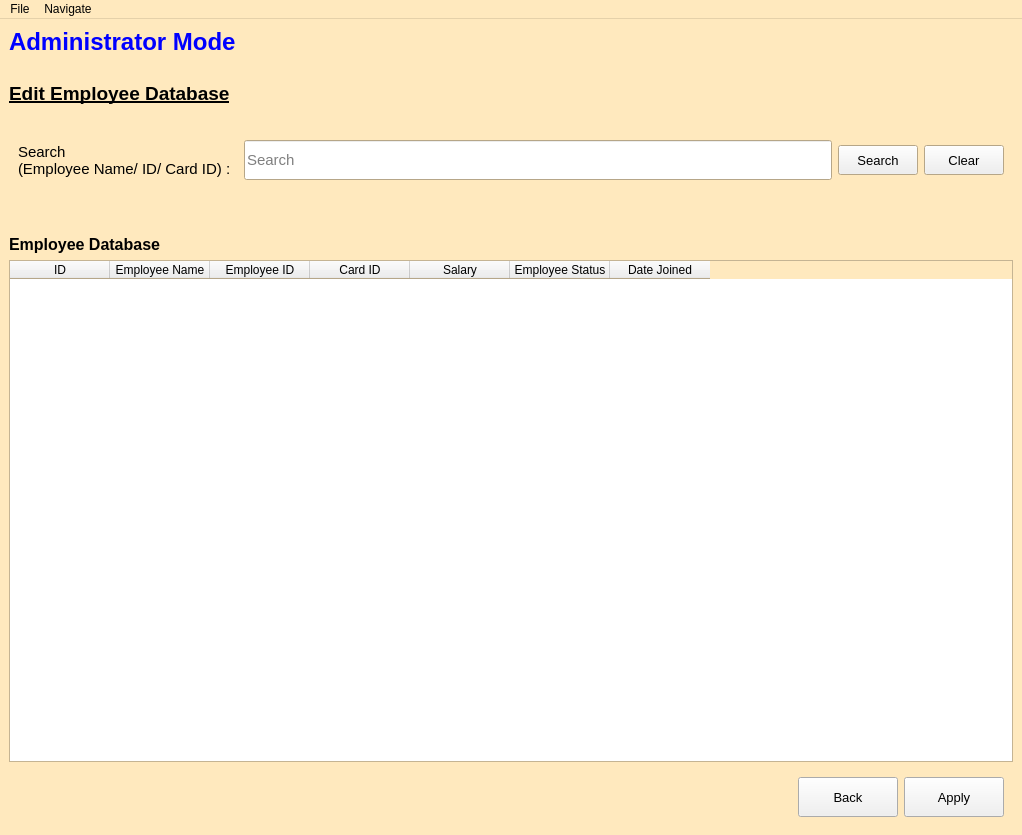
<?xml version="1.0" encoding="UTF-8"?>
<ui version="4.0">
 <class>Admin_Mode_3</class>
 <widget class="QMainWindow" name="Admin_Mode_3">
  <property name="geometry">
   <rect>
    <x>0</x>
    <y>0</y>
    <width>1022</width>
    <height>835</height>
   </rect>
  </property>
  <property name="palette">
   <palette>
    <active>
     <colorrole role="Base">
      <brush brushstyle="SolidPattern">
       <color alpha="255">
        <red>255</red>
        <green>255</green>
        <blue>255</blue>
       </color>
      </brush>
     </colorrole>
     <colorrole role="Window">
      <brush brushstyle="SolidPattern">
       <color alpha="255">
        <red>255</red>
        <green>233</green>
        <blue>190</blue>
       </color>
      </brush>
     </colorrole>
    </active>
    <inactive>
     <colorrole role="Base">
      <brush brushstyle="SolidPattern">
       <color alpha="255">
        <red>255</red>
        <green>255</green>
        <blue>255</blue>
       </color>
      </brush>
     </colorrole>
     <colorrole role="Window">
      <brush brushstyle="SolidPattern">
       <color alpha="255">
        <red>255</red>
        <green>233</green>
        <blue>190</blue>
       </color>
      </brush>
     </colorrole>
    </inactive>
    <disabled>
     <colorrole role="Base">
      <brush brushstyle="SolidPattern">
       <color alpha="255">
        <red>255</red>
        <green>233</green>
        <blue>190</blue>
       </color>
      </brush>
     </colorrole>
     <colorrole role="Window">
      <brush brushstyle="SolidPattern">
       <color alpha="255">
        <red>255</red>
        <green>233</green>
        <blue>190</blue>
       </color>
      </brush>
     </colorrole>
    </disabled>
   </palette>
  </property>
  <property name="windowTitle">
   <string>Attendance Recorder System - Admin Mode (Edit Employee DB)</string>
  </property>
  <widget class="QWidget" name="centralwidget">
   <layout class="QVBoxLayout" name="verticalLayout">
    <item>
     <widget class="QLabel" name="label_title">
      <property name="palette">
       <palette>
        <active>
         <colorrole role="WindowText">
          <brush brushstyle="SolidPattern">
           <color alpha="255">
            <red>0</red>
            <green>0</green>
            <blue>255</blue>
           </color>
          </brush>
         </colorrole>
         <colorrole role="Base">
          <brush brushstyle="SolidPattern">
           <color alpha="255">
            <red>255</red>
            <green>255</green>
            <blue>255</blue>
           </color>
          </brush>
         </colorrole>
         <colorrole role="Window">
          <brush brushstyle="SolidPattern">
           <color alpha="255">
            <red>255</red>
            <green>233</green>
            <blue>190</blue>
           </color>
          </brush>
         </colorrole>
        </active>
        <inactive>
         <colorrole role="WindowText">
          <brush brushstyle="SolidPattern">
           <color alpha="255">
            <red>0</red>
            <green>0</green>
            <blue>255</blue>
           </color>
          </brush>
         </colorrole>
         <colorrole role="Base">
          <brush brushstyle="SolidPattern">
           <color alpha="255">
            <red>255</red>
            <green>255</green>
            <blue>255</blue>
           </color>
          </brush>
         </colorrole>
         <colorrole role="Window">
          <brush brushstyle="SolidPattern">
           <color alpha="255">
            <red>255</red>
            <green>233</green>
            <blue>190</blue>
           </color>
          </brush>
         </colorrole>
        </inactive>
        <disabled>
         <colorrole role="WindowText">
          <brush brushstyle="SolidPattern">
           <color alpha="255">
            <red>120</red>
            <green>120</green>
            <blue>120</blue>
           </color>
          </brush>
         </colorrole>
         <colorrole role="Base">
          <brush brushstyle="SolidPattern">
           <color alpha="255">
            <red>255</red>
            <green>233</green>
            <blue>190</blue>
           </color>
          </brush>
         </colorrole>
         <colorrole role="Window">
          <brush brushstyle="SolidPattern">
           <color alpha="255">
            <red>255</red>
            <green>233</green>
            <blue>190</blue>
           </color>
          </brush>
         </colorrole>
        </disabled>
       </palette>
      </property>
      <property name="font">
       <font>
        <pointsize>18</pointsize>
        <weight>75</weight>
        <bold>true</bold>
       </font>
      </property>
      <property name="text">
       <string>Administrator Mode</string>
      </property>
     </widget>
    </item>
    <item>
     <spacer name="verticalSpacer_3">
      <property name="orientation">
       <enum>Qt::Vertical</enum>
      </property>
      <property name="sizeType">
       <enum>QSizePolicy::Minimum</enum>
      </property>
      <property name="sizeHint" stdset="0">
       <size>
        <width>10</width>
        <height>20</height>
       </size>
      </property>
     </spacer>
    </item>
    <item>
     <widget class="QLabel" name="label_instruction">
      <property name="font">
       <font>
        <family>Arial</family>
        <pointsize>14</pointsize>
        <weight>75</weight>
        <bold>true</bold>
        <underline>true</underline>
       </font>
      </property>
      <property name="text">
       <string>Edit Employee Database</string>
      </property>
     </widget>
    </item>
    <item>
     <spacer name="verticalSpacer">
      <property name="orientation">
       <enum>Qt::Vertical</enum>
      </property>
      <property name="sizeType">
       <enum>QSizePolicy::Minimum</enum>
      </property>
      <property name="sizeHint" stdset="0">
       <size>
        <width>20</width>
        <height>20</height>
       </size>
      </property>
     </spacer>
    </item>
    <item>
     <widget class="QFrame" name="frame">
      <property name="frameShape">
       <enum>QFrame::NoFrame</enum>
      </property>
      <property name="frameShadow">
       <enum>QFrame::Raised</enum>
      </property>
      <layout class="QHBoxLayout" name="horizontalLayout">
       <item>
        <widget class="QLabel" name="label">
         <property name="minimumSize">
          <size>
           <width>220</width>
           <height>0</height>
          </size>
         </property>
         <property name="font">
          <font>
           <pointsize>11</pointsize>
          </font>
         </property>
         <property name="text">
          <string>Search
(Employee Name/ ID/ Card ID) :</string>
         </property>
        </widget>
       </item>
       <item>
        <widget class="QLineEdit" name="search_bar">
         <property name="minimumSize">
          <size>
           <width>0</width>
           <height>40</height>
          </size>
         </property>
         <property name="font">
          <font>
           <pointsize>11</pointsize>
          </font>
         </property>
         <property name="placeholderText">
          <string>Search</string>
         </property>
        </widget>
       </item>
       <item>
        <widget class="QPushButton" name="pushButton_search">
         <property name="minimumSize">
          <size>
           <width>0</width>
           <height>30</height>
          </size>
         </property>
         <property name="font">
          <font>
           <pointsize>10</pointsize>
          </font>
         </property>
         <property name="text">
          <string>Search</string>
         </property>
        </widget>
       </item>
       <item>
        <widget class="QPushButton" name="pushButton_clear">
         <property name="minimumSize">
          <size>
           <width>0</width>
           <height>30</height>
          </size>
         </property>
         <property name="font">
          <font>
           <pointsize>10</pointsize>
          </font>
         </property>
         <property name="text">
          <string>Clear</string>
         </property>
        </widget>
       </item>
      </layout>
     </widget>
    </item>
    <item>
     <spacer name="verticalSpacer_2">
      <property name="orientation">
       <enum>Qt::Vertical</enum>
      </property>
      <property name="sizeType">
       <enum>QSizePolicy::Minimum</enum>
      </property>
      <property name="sizeHint" stdset="0">
       <size>
        <width>20</width>
        <height>40</height>
       </size>
      </property>
     </spacer>
    </item>
    <item>
     <widget class="QLabel" name="label_2">
      <property name="font">
       <font>
        <pointsize>12</pointsize>
        <weight>75</weight>
        <bold>true</bold>
       </font>
      </property>
      <property name="text">
       <string>Employee Database</string>
      </property>
     </widget>
    </item>
    <item>
     <widget class="QTableWidget" name="EmployeeDataBase_Table">
      <property name="sizePolicy">
       <sizepolicy hsizetype="Expanding" vsizetype="Expanding">
        <horstretch>0</horstretch>
        <verstretch>0</verstretch>
       </sizepolicy>
      </property>
      <property name="minimumSize">
       <size>
        <width>900</width>
        <height>100</height>
       </size>
      </property>
      <property name="palette">
       <palette>
        <active>
         <colorrole role="AlternateBase">
          <brush brushstyle="SolidPattern">
           <color alpha="255">
            <red>193</red>
            <green>208</green>
            <blue>232</blue>
           </color>
          </brush>
         </colorrole>
        </active>
        <inactive>
         <colorrole role="AlternateBase">
          <brush brushstyle="SolidPattern">
           <color alpha="255">
            <red>193</red>
            <green>208</green>
            <blue>232</blue>
           </color>
          </brush>
         </colorrole>
        </inactive>
        <disabled>
         <colorrole role="AlternateBase">
          <brush brushstyle="SolidPattern">
           <color alpha="255">
            <red>193</red>
            <green>208</green>
            <blue>232</blue>
           </color>
          </brush>
         </colorrole>
        </disabled>
       </palette>
      </property>
      <property name="layoutDirection">
       <enum>Qt::LeftToRight</enum>
      </property>
      <property name="frameShape">
       <enum>QFrame::StyledPanel</enum>
      </property>
      <property name="lineWidth">
       <number>1</number>
      </property>
      <property name="sizeAdjustPolicy">
       <enum>QAbstractScrollArea::AdjustIgnored</enum>
      </property>
      <property name="editTriggers">
       <set>QAbstractItemView::NoEditTriggers</set>
      </property>
      <property name="sortingEnabled">
       <bool>true</bool>
      </property>
      <attribute name="horizontalHeaderCascadingSectionResizes">
       <bool>false</bool>
      </attribute>
      <attribute name="horizontalHeaderMinimumSectionSize">
       <number>39</number>
      </attribute>
      <attribute name="horizontalHeaderShowSortIndicator" stdset="0">
       <bool>true</bool>
      </attribute>
      <attribute name="horizontalHeaderStretchLastSection">
       <bool>false</bool>
      </attribute>
      <attribute name="verticalHeaderVisible">
       <bool>false</bool>
      </attribute>
      <attribute name="verticalHeaderStretchLastSection">
       <bool>false</bool>
      </attribute>
      <column>
       <property name="text">
        <string>ID</string>
       </property>
      </column>
      <column>
       <property name="text">
        <string>Employee Name</string>
       </property>
      </column>
      <column>
       <property name="text">
        <string>Employee ID</string>
       </property>
      </column>
      <column>
       <property name="text">
        <string>Card ID</string>
       </property>
      </column>
      <column>
       <property name="text">
        <string>Salary</string>
       </property>
      </column>
      <column>
       <property name="text">
        <string>Employee Status</string>
       </property>
      </column>
      <column>
       <property name="text">
        <string>Date Joined</string>
       </property>
      </column>
     </widget>
    </item>
    <item>
     <widget class="QFrame" name="frame_2">
      <property name="frameShape">
       <enum>QFrame::NoFrame</enum>
      </property>
      <property name="frameShadow">
       <enum>QFrame::Raised</enum>
      </property>
      <layout class="QHBoxLayout" name="horizontalLayout_2">
       <item>
        <spacer name="horizontalSpacer">
         <property name="orientation">
          <enum>Qt::Horizontal</enum>
         </property>
         <property name="sizeHint" stdset="0">
          <size>
           <width>40</width>
           <height>20</height>
          </size>
         </property>
        </spacer>
       </item>
       <item>
        <widget class="QPushButton" name="pushButton_cancel">
         <property name="minimumSize">
          <size>
           <width>100</width>
           <height>40</height>
          </size>
         </property>
         <property name="maximumSize">
          <size>
           <width>100</width>
           <height>40</height>
          </size>
         </property>
         <property name="font">
          <font>
           <pointsize>10</pointsize>
           <weight>50</weight>
           <bold>false</bold>
          </font>
         </property>
         <property name="autoFillBackground">
          <bool>false</bool>
         </property>
         <property name="styleSheet">
          <string notr="true">background: #f0f0f0</string>
         </property>
         <property name="text">
          <string>Back</string>
         </property>
        </widget>
       </item>
       <item>
        <widget class="QPushButton" name="pushButton_apply">
         <property name="minimumSize">
          <size>
           <width>100</width>
           <height>40</height>
          </size>
         </property>
         <property name="maximumSize">
          <size>
           <width>100</width>
           <height>40</height>
          </size>
         </property>
         <property name="font">
          <font>
           <pointsize>10</pointsize>
          </font>
         </property>
         <property name="autoFillBackground">
          <bool>false</bool>
         </property>
         <property name="styleSheet">
          <string notr="true">background: #f0f0f0</string>
         </property>
         <property name="text">
          <string>Apply</string>
         </property>
        </widget>
       </item>
      </layout>
     </widget>
    </item>
   </layout>
  </widget>
  <widget class="QMenuBar" name="menubar">
   <property name="geometry">
    <rect>
     <x>0</x>
     <y>0</y>
     <width>1022</width>
     <height>20</height>
    </rect>
   </property>
   <widget class="QMenu" name="menuFile">
    <property name="title">
     <string>File</string>
    </property>
    <addaction name="actionExit"/>
   </widget>
   <widget class="QMenu" name="menuNavigate">
    <property name="title">
     <string>Navigate</string>
    </property>
    <addaction name="actionBack"/>
   </widget>
   <addaction name="menuFile"/>
   <addaction name="menuNavigate"/>
  </widget>
  <action name="actionExit">
   <property name="text">
    <string>Exit</string>
   </property>
  </action>
  <action name="actionBack">
   <property name="text">
    <string>Back</string>
   </property>
  </action>
 </widget>
 <resources/>
 <connections/>
</ui>
